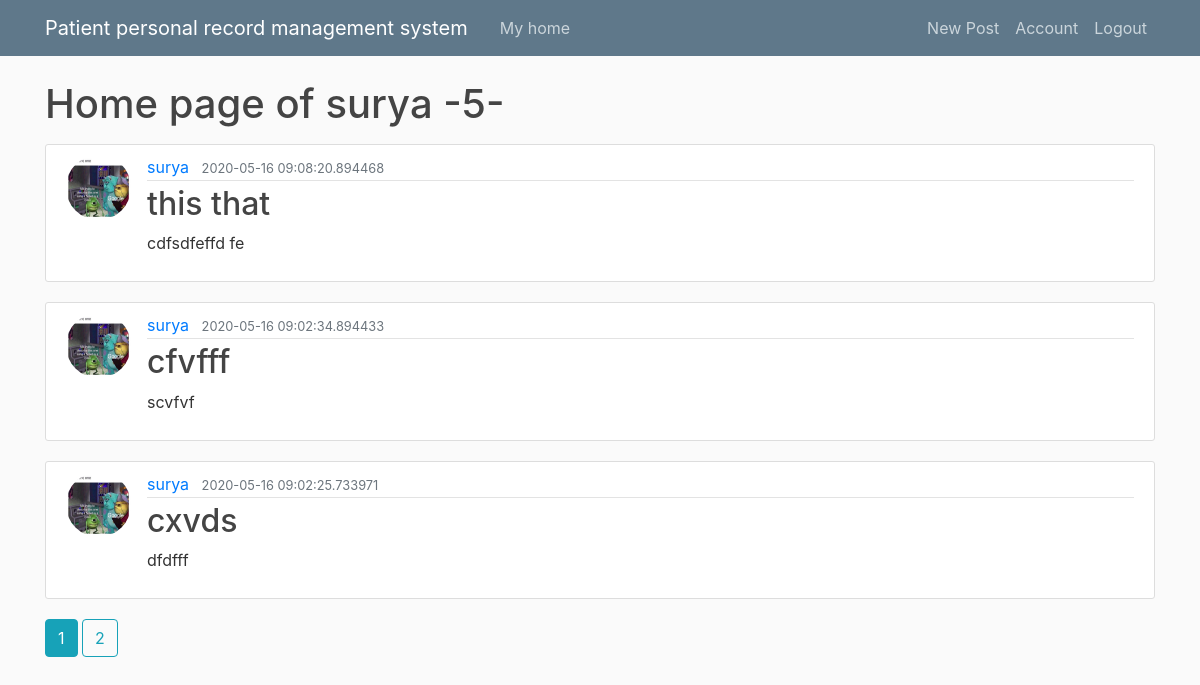
/user/surya (signed in), run on the app's committed database.
### Flask_SEproj/models.py (models this page shows, shortened)
class User(db.Model, UserMixin):
    id = db.Column(db.Integer, primary_key=True)
    username = db.Column(db.String(20), unique=True, nullable=False)
    email = db.Column(db.String(120), unique=True, nullable=False)
    image_file = db.Column(db.String(20), nullable=False, default='default.jpg')
    password = db.Column(db.String(60), nullable=False)
    mobile_number = db.Column(db.String(12), nullable=False)
    posts = db.relationship('Post', backref='author', lazy=True)
    admin = db.Column(db.Boolean, nullable=False)

class Post(db.Model):
    id = db.Column(db.Integer, primary_key=True)
    title = db.Column(db.String(100), nullable=False)
    date_posted = db.Column(db.DateTime, nullable=False, default=datetime.utcnow)
    content = db.Column(db.Text, nullable=False)
    user_id = db.Column(db.Integer, db.ForeignKey('user.id'))

### Flask_SEproj/routes.py (the view)
@app.route("/user/<string:username>")
@login_required
def user_post(username):
    page = request.args.get('page', 1, type=int)
    user = User.query.filter_by(username=username).first_or_404()
    posts = Post.query.filter_by(author=user)\
        .order_by(Post.date_posted.desc())\
        .paginate(page=page, per_page=3)
    return render_template('user_posts.html', posts=posts, user=user)

### Flask_SEproj/models.py (called while the page is built)
@login_manager.user_loader
def load_user(user_id):
    return User.query.get(int(user_id))

### Flask_SEproj/templates/user_posts.html
{% extends "layout.html" %}
{% block content %}
	<h1 class="mb-3">Home page of {{ user.username }} -{{ posts.total }}-</h1>
	{% for post in posts.items %}
		<article class="media content-section">
			<img class="rounded-circle article-img" src="{{ url_for('static', filename='images/' + post.author.image_file) }}">
		  <div class="media-body">
		    <div class="article-metadata">
		      <a class="mr-2" href="{{ url_for('user_post', username=post.author.username) }}">{{ post.author.username }}</a>
		      <small class="text-muted">{{ post.date_posted }}</small>
		    </div>
		    <h2><a class="article-title" href="{{ url_for('post', post_id = post.id) }}">{{ post.title }}</a></h2>
		    <p class="article-content">{{ post.content }}</p>
		  </div>
		</article>
	{% endfor %}
	{% for page_num in posts.iter_pages(left_edge=1, right_edge=1, left_current=1, right_current=2) %}
		{% if page_num %}
			{% if posts.page == page_num %}
			<a class="btn btn-info mb-4" href="{{ url_for('user_post', username=user.username, page=page_num) }}">{{ page_num }}</a>
			{% else %}
			<a class="btn btn-outline-info mb-4" href="{{ url_for('user_post', username=user.username, page=page_num) }}">{{ page_num }}</a>
			{% endif %}
		{% else %}
			...
		{% endif %}
	{%  endfor %}
{% endblock content%}

### Flask_SEproj/templates/layout.html (shortened to what this page needs)
<!DOCTYPE html>
<html>
<head>
    <link rel="stylesheet" href="https://stackpath.bootstrapcdn.com/bootstrap/4.4.1/css/bootstrap.min.css">
    <link rel="stylesheet" type="text/css" href="{{ url_for('static', filename='main.css') }}">
</head>
<body>
	<header class="site-header">
	  <nav class="navbar navbar-expand-md navbar-dark bg-steel fixed-top">
	    <div class="container">
	      <a class="navbar-brand mr-4" href="{{ url_for('about') }}">Patient personal record management system</a>
	      <div class="collapse navbar-collapse" id="navbarToggle">
	        <div class="navbar-nav mr-auto">
	        	{% if current_user.is_authenticated %}
	          <a class="nav-item nav-link" href="{{ url_for('home') }}">My home</a>
	         	{% endif %}
	        </div>
	        <div class="navbar-nav">
	        	{% if current_user.is_authenticated %}
	        	{% if current_user.admin %}
	        	<a class="nav-item nav-link" href="{{ url_for('new_adminpost') }}">Post new patient</a>
	        	<a class="nav-item nav-link" href="{{ url_for('search') }}">Search</a>
	        	{% else %}
	        	<a class="nav-item nav-link" href="{{ url_for('new_post') }}">New Post</a>
	        	{% endif %}
	        	<a class="nav-item nav-link" href="{{ url_for('account') }}">Account</a>
	        	<a class="nav-item nav-link" href="{{ url_for('logout') }}">Logout</a>
	        	{% else %}
	          	<a class="nav-item nav-link" href="{{ url_for('login') }}">Login</a>
	         	 <a class="nav-item nav-link" href="{{ url_for('register') }}">Register</a>
	         	{% endif %}
	        </div>
	      </div>
	    </div>
	  </nav>
	</header>
	<main role="main" class="container">
	  <div class="row">
	    <div class="col-md-12">
	      {% block content %}{% endblock %}
	    </div>
	</main>
</body>
</html>

### Flask_SEproj/static/main.css (style rules this page uses)
body { background: #fafafa; color: #333333; margin-top: 5rem; }
h1, h2, h3, h4, h5, h6 { color: #444444; }
.bg-steel { background-color: #5f788a; }
.site-header .navbar-nav .nav-link { color: #cbd5db; }
.content-section { background: #ffffff; padding: 10px 20px; border: 1px solid #dddddd; border-radius: 3px; margin-bottom: 20px; }
.article-title { color: #444444; }
.article-content { white-space: pre-line; }
.article-img { height: 65px; width: 65px; margin-right: 16px; }
.article-metadata { padding-bottom: 1px; margin-bottom: 4px; border-bottom: 1px solid #e3e3e3 }

### data on the page
User: username "surya"
Post: image_file (picture), author.username "surya", date_posted "2020-05-16 09:08:20.894468", title "this that", content "cdfsdfeffd fe"
Post: image_file (picture), author.username "surya", date_posted "2020-05-16 09:02:34.894433", title "cfvfff", content "scvfvf"
Post: image_file (picture), author.username "surya", date_posted "2020-05-16 09:02:25.733971", title "cxvds", content "dfdfff"

### other printed values
{{ posts.total }} "5"
{{ page_num }} "1"
{{ page_num }} "2"
